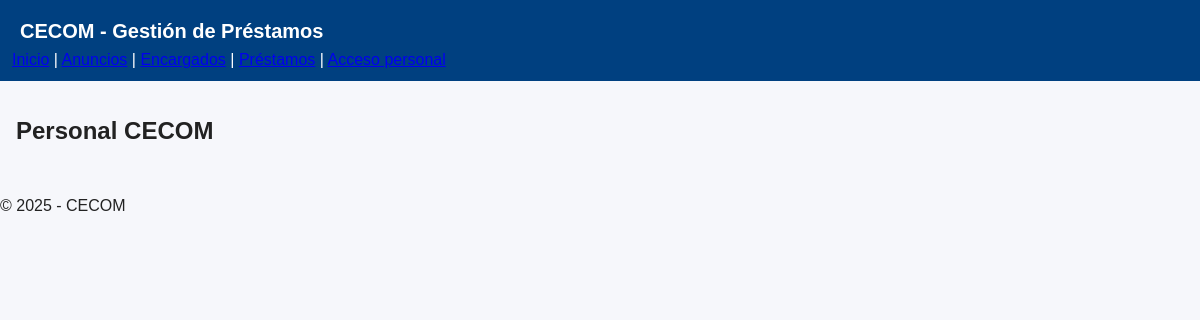
The app's page /public/encargados.php, older data.
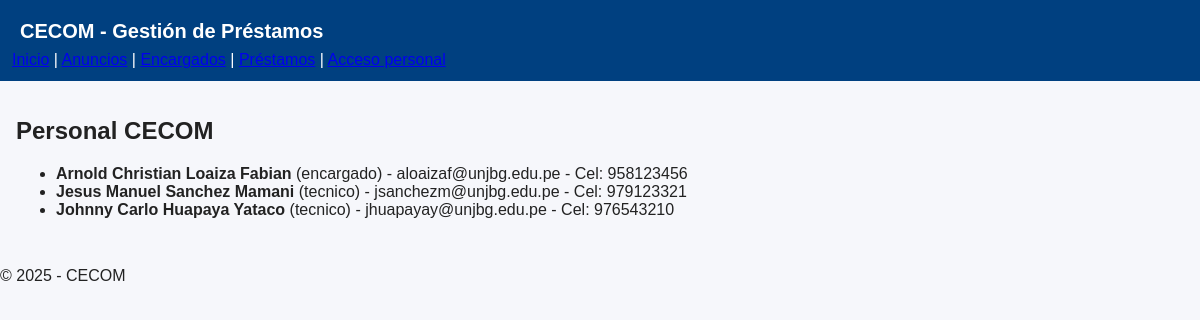
The same page, newer data.
### tables this page shows
CREATE TABLE usuarios (
    id_usuario INT AUTO_INCREMENT PRIMARY KEY,
    usuario VARCHAR(50) UNIQUE NOT NULL,
    contraseña VARCHAR(255) NOT NULL,
    rol ENUM('encargado','tecnico') NOT NULL DEFAULT 'tecnico',
    nombre VARCHAR(100) NOT NULL,
    correo VARCHAR(100) DEFAULT NULL,
    celular VARCHAR(20) DEFAULT NULL
);

### public/encargados.php (the view)
<?php
require_once __DIR__ . "/../config/conexion.php";
include __DIR__ . "/../includes/header_public.php";
echo "<h2>Personal CECOM</h2>";
$sql = "SELECT nombre, rol, correo, celular FROM usuarios";
$res = $conn->query($sql);
echo "<ul>";
while($r = $res->fetch_assoc()){
    echo "<li><strong>{$r['nombre']}</strong> ({$r['rol']})";
    if(!empty($r['correo'])) echo " - {$r['correo']}";
    if(!empty($r['celular'])) echo " - Cel: {$r['celular']}";
    echo "</li>";
}
echo "</ul>";
include __DIR__ . "/../includes/footer.php";

### includes/header_public.php (shortened to what this page needs)
<!doctype html>
<html lang="es">
<head>
  <link rel="stylesheet" href="/cecom/assets/css/estilos.css">
</head>
<body>
<header class="site-header">
  <h1>CECOM - Gestión de Préstamos</h1>
  <nav>
    <a href="/cecom/public/index.php">Inicio</a> |
    <a href="/cecom/public/anuncios.php">Anuncios</a> |
    <a href="/cecom/public/encargados.php">Encargados</a> |
    <a href="/cecom/public/prestamos.php">Préstamos</a> |
    <a href="/cecom/public/login.php">Acceso personal</a>
  </nav>
</header>
<main class="site-main">

### includes/footer.php (shortened to what this page needs)
</main>
<footer>
  <p>© 2025 - CECOM</p>
</footer>
</body>
</html>

### assets/css/estilos.css (style rules this page uses)
body { font-family:Arial,Helvetica,sans-serif;background:#f6f7fb;color:#222;margin:0 }
.site-header { background:#004080;color:#fff;padding:12px }
.site-header h1 { margin:0;font-size:20px }
.site-main { padding:16px }
.site-header h1 { margin:0; padding:8px; }

Row changes from the older to the newer data that the page shows:
added usuarios: nombre "Arnold Christian Loaiza Fabian", rol "encargado", correo "aloaizaf@unjbg.edu.pe", celular "958123456"
added usuarios: nombre "Jesus Manuel Sanchez Mamani", rol "tecnico", correo "jsanchezm@unjbg.edu.pe", celular "979123321"
added usuarios: nombre "Johnny Carlo Huapaya Yataco", rol "tecnico", correo "jhuapayay@unjbg.edu.pe", celular "976543210"
